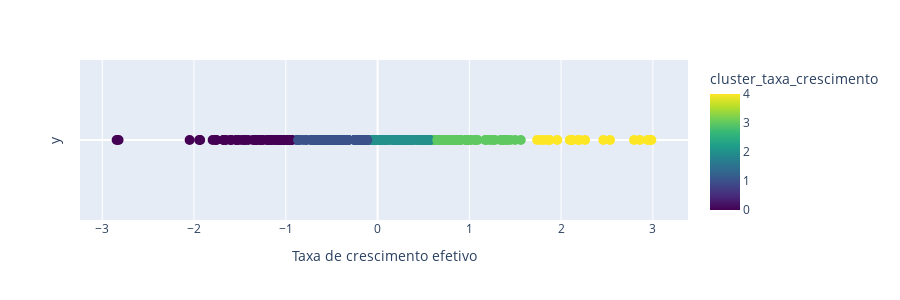

The notebook cell this image was saved under:
### Markdown cell above
### Análise Taxa de Crescimento

### Code cell
df_taxa_crescimento = processar_ficheiro('./Taxa de crescimento efetivo.xls', 0)
df_taxa_crescimento = carregar_municipios(df_taxa_crescimento)
elbow_rule(df_taxa_crescimento, max_k=10)

print(df_taxa_crescimento)
aplicar_kmeans(df_taxa_crescimento,5,nome_cluster='cluster_taxa_crescimento')

### Figure 1 — Plotly figure (JSON) as saved in the notebook; plotly's stock layout.template omitted (floating-point values rounded to 4 significant figures; data arrays with more than 128 entries replaced by an {"elided": "..."} marker saying what was removed)
{"data": [{"customdata": {"elided": "308x3 mixed values"}, "hovertemplate": "valor=%{x}<br>y=%{y}<br>local=%{customdata[0]}<br>codigo=%{customdata[1]}<br>Taxa de crescimento efetivo=%{customdata[2]}<br>cluster_taxa_crescimento=%{marker.color}<extra></extra>", "legendgroup": "", "marker": {"color": {"elided": "308 int values"}, "coloraxis": "coloraxis", "size": 10, "symbol": "circle"}, "mode": "markers", "name": "", "orientation": "v", "showlegend": false, "type": "scatter", "x": {"elided": "308 float values"}, "xaxis": "x", "y": {"elided": "308 int values"}, "yaxis": "y"}], "layout": {"coloraxis": {"colorbar": {"title": {"text": "cluster_taxa_crescimento"}}, "colorscale": [[0, "#440154"], [0.1111, "#482878"], [0.2222, "#3e4989"], [0.3333, "#31688e"], [0.4444, "#26828e"], [0.5556, "#1f9e89"], [0.6667, "#35b779"], [0.7778, "#6ece58"], [0.8889, "#b5de2b"], [1, "#fde725"]]}, "height": 300, "legend": {"tracegroupgap": 0}, "margin": {"t": 60}, "xaxis": {"anchor": "y", "domain": [0, 1], "title": {"text": "Taxa de crescimento efetivo"}}, "yaxis": {"anchor": "x", "domain": [0, 1], "showgrid": false, "showticklabels": false, "title": {"text": "y"}}}}
